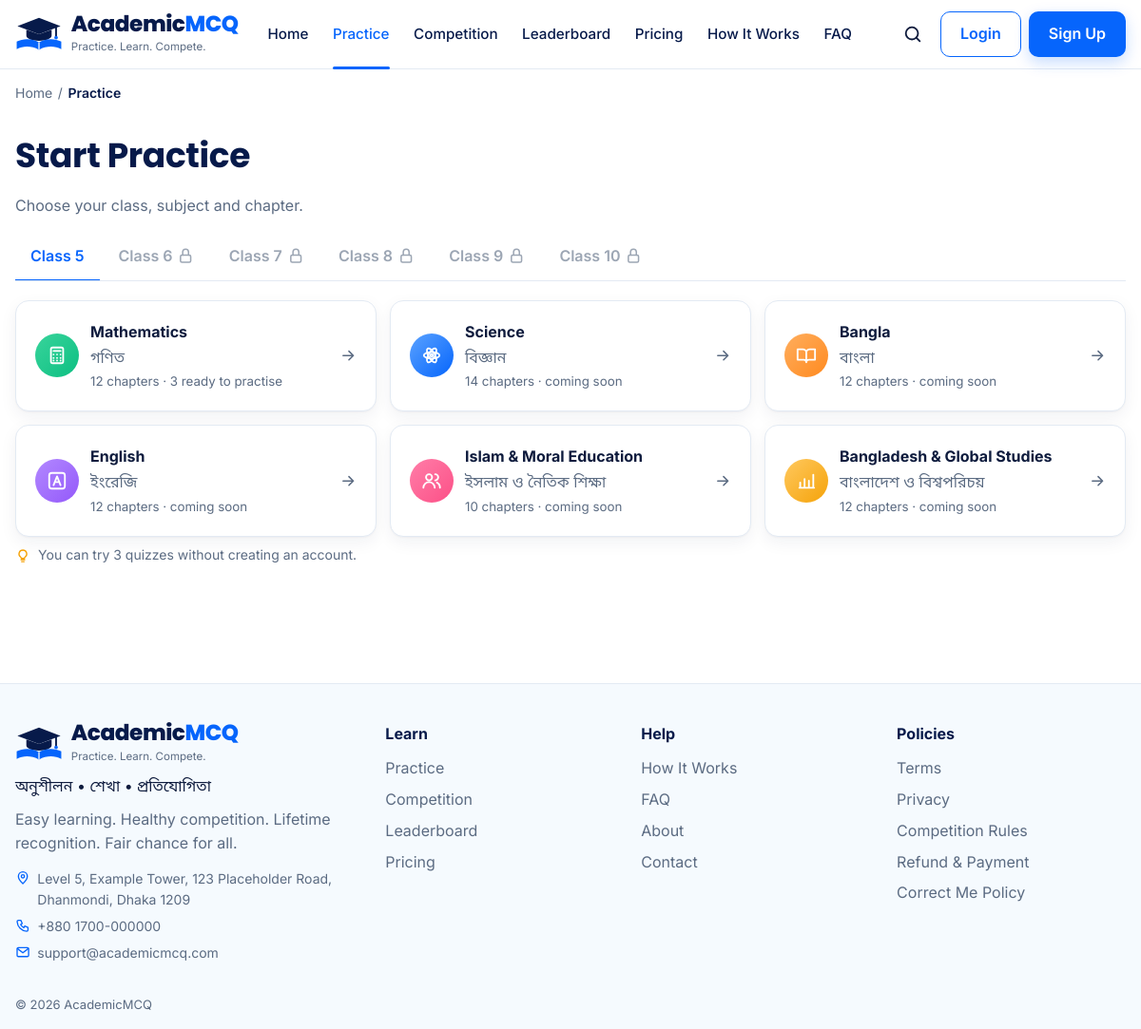
Screenshot of /index.php/practice with the database file from the repository.
### tables this page shows
CREATE TABLE classes (
    id              TINYINT UNSIGNED PRIMARY KEY AUTO_INCREMENT,
    medium_id       TINYINT UNSIGNED NOT NULL,
    name            VARCHAR(50)  NOT NULL,           
    slug            VARCHAR(50)  NOT NULL,
    sort_order      SMALLINT     NOT NULL DEFAULT 0,
    is_active       TINYINT(1)   NOT NULL DEFAULT 0,  
    created_at      TIMESTAMP    NOT NULL DEFAULT CURRENT_TIMESTAMP,
    UNIQUE KEY uq_class_slug (medium_id, slug),
    CONSTRAINT fk_class_medium FOREIGN KEY (medium_id) REFERENCES mediums(id)
);

CREATE TABLE subjects (
    id              SMALLINT UNSIGNED PRIMARY KEY AUTO_INCREMENT,
    class_id        TINYINT UNSIGNED NOT NULL,
    name            VARCHAR(100) NOT NULL,
    name_bn         VARCHAR(100) NULL,
    slug            VARCHAR(100) NOT NULL,
    icon            VARCHAR(40)  NULL,
    description     TEXT         NULL,               
    sort_order      SMALLINT     NOT NULL DEFAULT 0,
    is_active       TINYINT(1)   NOT NULL DEFAULT 1,
    created_at      TIMESTAMP    NOT NULL DEFAULT CURRENT_TIMESTAMP,
    UNIQUE KEY uq_subject_slug (class_id, slug),
    CONSTRAINT fk_subject_class FOREIGN KEY (class_id) REFERENCES classes(id)
);

### application/core/MY_Controller.php (called while the page is built, shortened)
<?php
class MY_Controller extends CI_Controller
{
	protected $user;
	protected function render($view, array $data = array(), array $page = array())
	{
		$data['user']  = $this->user;
		$data['flash'] = $this->session->flashdata('flash');
		$data['page']  = array_merge(array(
			'title'  => 'AcademicMCQ',
			'nav'    => '',
			'crumbs' => array(),
			'app'    => FALSE,
		), $page);
		$data['unread'] = 0;
		$this->load->view('layout/header', $data);
		$this->load->view($view, $data);
		$this->load->view('layout/footer', $data);
	}
}

### application/controllers/Practice.php (called while the page is built, shortened)
<?php
class Practice extends MY_Controller
{
	public function index()
	{
		$class = $this->Curriculum_model->class_by_slug($this->input->get('class') ?: 'class-5');
		$this->render('practice/index', array(
			'classes'  => $this->Curriculum_model->classes($class['medium_id']),
			'class'    => $class,
			'subjects' => $class['is_active'] ? $this->Curriculum_model->subjects($class['id']) : array(),
		), array(
			'title' => 'Start Practice', 'nav' => 'practice',
			'crumbs' => array(array('Home', ''), array('Practice', NULL)),
		));
	}
}

### index.php (called while the page is built, shortened)
<?php
require_once BASEPATH.'core/CodeIgniter.php';

### application/models/Curriculum_model.php (called while the page is built, shortened)
<?php
class Curriculum_model extends CI_Model
{
	public function classes($medium_id = 1)
	{
		return $this->db->where('medium_id', $medium_id)
			->order_by('sort_order')->get('classes')->result_array();
	}
	public function class_by_slug($slug)
	{
		return $this->db->get_where('classes', array('slug' => $slug))->row_array();
	}
	public function subjects($class_id)
	{
		$subjects = $this->db->select('s.*, COUNT(c.id) AS chapter_count')
			->from('subjects s')
			->join('chapters c', 'c.subject_id = s.id', 'left')
			->where('s.class_id', $class_id)->where('s.is_active', 1)
			->group_by('s.id')->order_by('s.sort_order')
			->get()->result_array();
		return $subjects;
	}
}

### application/views/practice/index.php (the view, shortened to what this page needs)
<section class="section section--tight">
  <div class="amcq-container">
    <h1>Start Practice</h1>
    <p class="amcq-muted">Choose your class, subject and chapter.</p>
    <ul class="tabs" role="list">
      <?php foreach ($classes as $c): ?>
        <li><a class="tab<?= $c['id'] === $class['id'] ? ' is-active' : '' ?><?= $c['is_active'] ? '' : ' is-soon' ?>"
               href="<?= site_url('practice?class=' . $c['slug']) ?>"<?= $c['id'] === $class['id'] ? ' aria-current="page"' : '' ?>>
          <?= e($c['name']) ?><?= $c['is_active'] ? '' : ' ' . icon('lock') ?></a></li>
      <?php endforeach; ?>
    </ul>
    <?php if ( ! $class['is_active']): ?>
      <div class="empty">
        <span class="chip chip--blue chip--lg"><?= icon('lock') ?></span>
        <h2><?= e($class['name']) ?> is coming soon</h2>
        <p class="amcq-muted">We are launching with Class 5. More classes will follow.</p>
        <a class="amcq-btn amcq-btn--primary" href="<?= site_url('practice?class=class-5') ?>">Practice Class 5</a>
      </div>
    <?php else: ?>
      <ul class="grid grid--3">
        <?php foreach ($subjects as $i => $s): list($ic, $col) = subject_style($s['slug']); ?>
        <li>
          <a class="amcq-card subject subject--lg" href="<?= site_url('practice/' . $class['slug'] . '/' . $s['slug']) ?>">
            <span class="round round--<?= $col ?>"><?= icon($ic) ?></span>
            <span class="subject__body">
              <strong><?= e($s['name']) ?></strong>
              <?php if ($s['name_bn']): ?><span class="amcq-muted"><?= e($s['name_bn']) ?></span><?php endif; ?>
              <small class="amcq-muted"><?= (int) $s['chapter_count'] ?> chapters ·
                <?= $s['playable_chapters'] ? (int) $s['playable_chapters'] . ' ready to practise' : 'coming soon' ?></small>
            </span>
            <?= icon('arrow-right', 'subject__go') ?>
          </a>
        </li>
        <?php endforeach; ?>
      </ul>
      <?php if ( ! $user): ?>
        <p class="note"><?= icon('bulb') ?> You can try <?= GUEST_FREE_QUIZZES ?> quizzes without creating an account.</p>
      <?php endif; ?>
    <?php endif; ?>
  </div>
</section>

### application/helpers/amcq_helper.php (shortened to what this page needs)
<?php
function e($value)
{
	return htmlspecialchars((string) $value, ENT_QUOTES, 'UTF-8');
}
function icon($name, $class = '')
{
	return '<svg class="icon ' . e($class) . '" aria-hidden="true"><use href="#i-' . e($name) . '"/></svg>';
}
function subject_style($slug)
{
	$map = array(
		'mathematics' => array('calculator', 'green',  'Math'),
		'science'     => array('atom',       'blue',   'Science'),
		'bangla'      => array('book-open',  'orange', 'Bangla'),
		'english'     => array('type',       'purple', 'English'),
		'islam-moral' => array('users',      'pink',   'Islam & Moral'),
		'bgs'         => array('bar-up',     'amber',  'BGS'),
	);
	return isset($map[$slug]) ? $map[$slug] : array('book', 'blue', NULL);
}

### asset/css/brand.css (style rules this page uses)
:root { --amcq-navy: #071A4A; --amcq-navy-deep: #001A4B; --amcq-primary-700: #0451CC; --amcq-primary-600: #0665FC; --amcq-primary-100: #EAF3FE; --amcq-primary-200: #DCEDFE; --amcq-accent: #2F7BFF; --amcq-success: #0DBF82; --amcq-success-text: #088A5E; --amcq-warning: #FEB12D; --amcq-error: #F04A5E; --amcq-error-bar: #FD6174; --amcq-purple: #9459FA; --amcq-purple-bg: #F2EBFF; --amcq-pink: #FC5087; --amcq-pink-bg: #FFEAF1; --amcq-orange: #FF8A1F; --amcq-orange-bg: #FFF1E3; --amcq-amber: #F5A30A; --amcq-amber-bg: #FFF6E0; --amcq-green-bg: #E7F8F1; --amcq-red-bg: #FFEDEF; --amcq-blue-bg: #EAF3FE; --amcq-text: #0E1B3D; --amcq-text-soft: #5B6B82; --amcq-border: #E3EAF3; --amcq-surface: #F5FAFE; --amcq-white: #FFFFFF; --amcq-font: 'Inter', 'Noto Sans Bengali', system-ui, -apple-system, sans-serif; --amcq-font-head: 'Poppins', 'Noto Sans Bengali', 'Inter', system-ui, sans-serif; --amcq-h1: 2.25rem; --amcq-h2: 1.75rem; --amcq-h3: 1.375rem; --amcq-body: 1rem; --amcq-small: 0.875rem; --amcq-meta: 0.8125rem; --amcq-quiz: 1.1875rem; --amcq-radius: 10px; --amcq-radius-lg: 18px; --amcq-radius-card: 14px; --amcq-shadow: 0 1px 2px rgba(7, 26, 74, .04), 0 6px 18px rgba(7, 26, 74, .06); --amcq-container: 1140px; --amcq-gutter: 16px; --amcq-tap: 44px; }
*, *::before, *::after { box-sizing: border-box; }
body { margin: 0; font-family: var(--amcq-font); font-size: var(--amcq-body); line-height: 1.6; color: var(--amcq-text); background: var(--amcq-white); -webkit-font-smoothing: antialiased; }
h1, h2, h3 { line-height: 1.25; margin: 0 0 .5em; font-weight: 700; font-family: var(--amcq-font-head); color: var(--amcq-navy); letter-spacing: -.01em; }
h1 { font-size: var(--amcq-h1); }
a { color: var(--amcq-primary-600); text-decoration: none; }
.amcq-container { max-width: var(--amcq-container); margin: 0 auto; padding: 0 var(--amcq-gutter); }
.amcq-muted { color: var(--amcq-text-soft); }
.amcq-card { background: var(--amcq-white); border: 1px solid var(--amcq-border); border-radius: var(--amcq-radius-card); padding: 1.25rem; box-shadow: var(--amcq-shadow); }

### asset/css/app.css (style rules this page uses)
.icon { width: 1.15em; height: 1.15em; fill: none; stroke: currentColor; stroke-width: 2; stroke-linecap: round; stroke-linejoin: round; flex-shrink: 0; vertical-align: -.2em; }
ul, ol { margin: 0; padding: 0; }
.section { padding: 2.5rem 0; }
.section--tight { padding: 1.75rem 0; }
.grid { display: grid; gap: .875rem; list-style: none; margin-top: 1.25rem; }
.grid--3, .grid--4, .grid--5, .grid--6 { grid-template-columns: 1fr; }
.subject { display: flex; gap: .75rem; align-items: center; color: inherit; height: 100%; }
.subject strong, .subject small { display: block; }
.subject--lg { padding: 1.25rem; }
.subject__body { flex: 1; display: flex; flex-direction: column; gap: .1rem; }
.subject__go { color: var(--amcq-text-soft); }
.tabs { display: flex; gap: .25rem; overflow-x: auto; list-style: none; border-bottom: 1px solid var(--amcq-border); margin: 1rem 0 1.25rem; }
.tab { display: inline-flex; align-items: center; gap: .3rem; padding: .7rem 1rem; min-height: var(--amcq-tap); white-space: nowrap; color: var(--amcq-text-soft); font-weight: 600; border-bottom: 2px solid transparent; margin-bottom: -1px; }
.tab.is-active { color: var(--amcq-primary-600); border-bottom-color: var(--amcq-primary-600); }
.tab.is-soon { opacity: .6; }
.note { display: flex; gap: .5rem; align-items: flex-start; font-size: var(--amcq-small); color: var(--amcq-text-soft); margin: 1rem 0; }
.note .icon { color: var(--amcq-primary-600); margin-top: .15em; }
@media (min-width: 560px) { .grid--3 { grid-template-columns: repeat(2, 1fr); } }
@media (min-width: 900px) { .grid--3 { grid-template-columns: repeat(3, 1fr); } }

### rows the page displays
classes: name "Class 5"
classes: name "Class 6"
classes: name "Class 7"
classes: name "Class 8"
classes: name "Class 9"
classes: name "Class 10"
subjects: name "Mathematics", name_bn "গণিত", chapter_count "12", playable_chapters "3"
subjects: name "Science", name_bn "বিজ্ঞান", chapter_count "14", shows "coming soon"
subjects: name "Bangla", name_bn "বাংলা", chapter_count "12", shows "coming soon"
subjects: name "English", name_bn "ইংরেজি", chapter_count "12", shows "coming soon"
subjects: name "Islam & Moral Education", name_bn "ইসলাম ও নৈতিক শিক্ষা", chapter_count "10", shows "coming soon"
subjects: name "Bangladesh & Global Studies", name_bn "বাংলাদেশ ও বিশ্বপরিচয়", chapter_count "12", shows "coming soon"

### other values shown
$l[0] "Home"
$l[0] "Practice"
$l[0] "Competition"
$l[0] "Leaderboard"
$l[0] "Pricing"
$l[0] "How It Works"
$l[0] "FAQ"
$c[0] "Home"
$c[0] "Practice"
GUEST_FREE_QUIZZES "3"
CONTACT_ADDRESS "Level 5, Example Tower, 123 Placeholder Road, Dhanmondi, Dhaka 1209"
CONTACT_PHONE "+880 1700-000000"
CONTACT_EMAIL "support@academicmcq.com"
